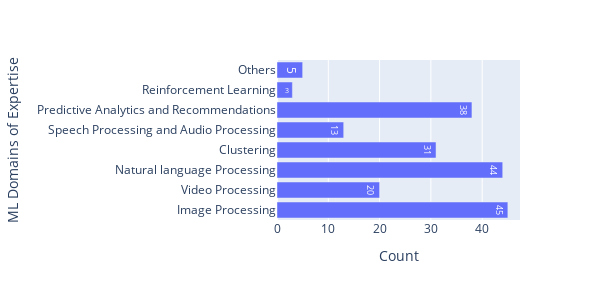

Here is the notebook cell this chart was saved with:
### Markdown cell above
* Image Processing (45)

* Video Processing (20)

* Natural language Processing (44)

* predictive analytics (37) + recommendation, regression (1) = 38

* Clustering (31)

* Speech Processing (12)

* Reinforcement Learning (1 + 1) + multi-arm bandit and RL (1) = 3

* Optimization (1)

* Music generation (1)

* Anomaly detection (1)

* Animation, Rendering, Game play (1) = 1

* Control (1) + Biomedical engineering(1) = 2

* Others: None(1) + I have mentioned (1) = 2

### Code cell
data = pd.DataFrame()
val_list =['Image Processing','Video Processing','Natural language Processing', 'Clustering', 
           'Speech Processing and Audio Processing', 'Predictive Analytics and Recommendations',  
            'Reinforcement Learning', 'Others']


val_count =[45, 20, 44, 31, 13, 38, 3, 5]
data['ML Domains of Expertise'] = val_list
data['Count'] = val_count
fig = px.bar(data, y='ML Domains of Expertise', x='Count',text=val_count, orientation ='h', height =300, width=600) #,text=val_list
fig.show()

### Figure 1 — Plotly figure (JSON) as saved in the notebook; plotly's stock layout.template omitted (floating-point values rounded to 4 significant figures)
{"data": [{"alignmentgroup": "True", "hoverlabel": {"namelength": 0}, "hovertemplate": "Count=%{x}<br>ML Domains of Expertise=%{y}<br>text=%{text}", "legendgroup": "", "marker": {"color": "#636efa"}, "name": "", "offsetgroup": "", "orientation": "h", "showlegend": false, "text": [45, 20, 44, 31, 13, 38, 3, 5], "textposition": "auto", "type": "bar", "x": [45, 20, 44, 31, 13, 38, 3, 5], "xaxis": "x", "y": ["Image Processing", "Video Processing", "Natural language Processing", "Clustering", "Speech Processing and Audio Processing", "Predictive Analytics and Recommendations", "Reinforcement Learning", "Others"], "yaxis": "y"}], "layout": {"barmode": "relative", "height": 300, "legend": {"tracegroupgap": 0}, "margin": {"t": 60}, "width": 600, "xaxis": {"anchor": "y", "domain": [0, 1], "title": {"text": "Count"}}, "yaxis": {"anchor": "x", "domain": [0, 1], "title": {"text": "ML Domains of Expertise"}}}}
